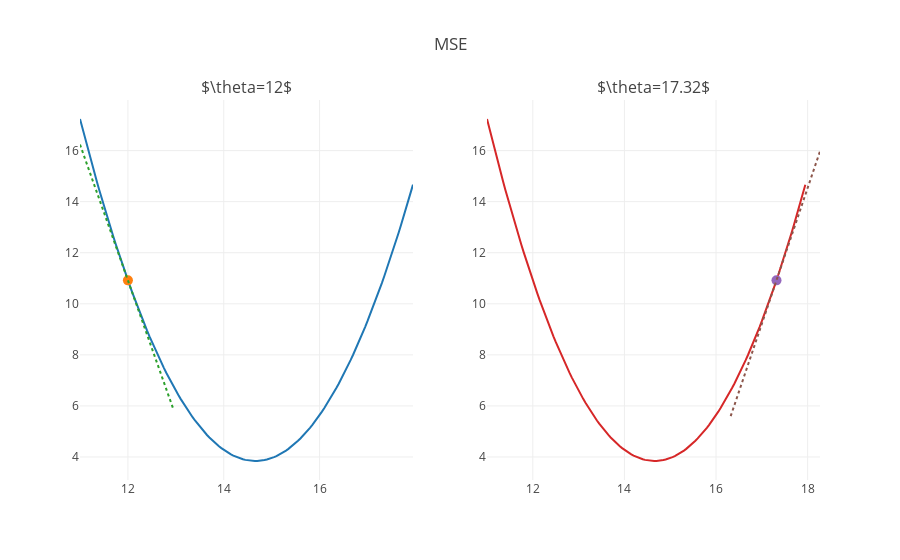

Notebook code for this chart:
### Markdown cell above
When $\theta = 12$, we want to choose a new $\theta$ to decrease the loss, so we look at the slope of the loss function, and the slope is negative, which means that increasing $\theta$ will decrease the loss. At next we choose a new $\theta = 16$ on the other hand, and the slope of the loss function is positive, which means that decreasing the $\theta$ will decrease the loss. 

The slope of the loss function tells us how to move $\theta$ to decrease the loss. When the slope is negative, we should increase the $\theta$ while on the other hand we should decrease it. Mathematically, we write:

$$\theta^{(t+1)} = \theta^{(t)} - \frac{\partial}{\partial \theta} L(\theta^{(t)}, \textbf{y})$$

Where $ \theta^{(t)} $ is the current estimate and $ \theta^{(t+1)} $ is the next estimate, $L$ means the loss function and in our example is mean squared loss.

When $ \theta^{(t)} = 12$, we can compute $ \frac{\partial}{\partial \theta} L(\theta^{(t)}, \textbf{y}) = -5.32 $. Thus, $ \theta^{(t+1)} = 12 - (-5.32) = 17.32 $:

### Code cell
fig = tools.make_subplots(rows=1, cols=2, 
                          subplot_titles=(r'$\theta=12$',r'$\theta=17.32$'))
for i in plot_loss(ys, [11,18], 12, mse):
    fig.append_trace(i, 1, 1)
for i in plot_loss(ys, [11,18], 17.32, mse):
    fig.append_trace(i, 1, 2)
    
fig['layout'].update(showlegend=False, title='MSE')

py.iplot(fig)

### Figure 1 — Plotly figure (JSON) as saved in the notebook; plotly's stock layout.template omitted (floating-point values rounded to 4 significant figures; data arrays with more than 128 entries replaced by an {"elided": "..."} marker saying what was removed)
{"data": [{"name": "MSE", "type": "scatter", "uid": "a597380b-bbd8-48fc-a46c-ca42dba186ae", "x": {"elided": "140 float values"}, "xaxis": "x", "y": {"elided": "140 float values"}, "yaxis": "y"}, {"marker": {"size": 10}, "mode": "markers", "name": "Current Loss", "type": "scatter", "uid": "620c4d51-57ef-4b04-b53e-a760e5ba3876", "x": [12], "xaxis": "x", "y": [10.92], "yaxis": "y"}, {"line": {"dash": "dot"}, "mode": "lines", "name": "Tangent Line", "type": "scatter", "uid": "190f7578-b413-4b51-b424-06e5ed0331aa", "x": [11, 11.05, 11.1, 11.15, 11.2, 11.25, 11.3, 11.35, 11.4, 11.45, 11.5, 11.55, 11.6, 11.65, 11.7, 11.75, 11.8, 11.85, 11.9, 11.95, 12.0, 12.05, 12.1, 12.15, 12.2, 12.25, 12.3, 12.35, 12.4, 12.45, 12.5, 12.55, 12.6, 12.65, 12.7, 12.75, 12.8, 12.85, 12.9, 12.95], "xaxis": "x", "y": [16.24, 15.97, 15.71, 15.44, 15.17, 14.91, 14.64, 14.38, 14.11, 13.84, 13.58, 13.31, 13.05, 12.78, 12.51, 12.25, 11.98, 11.72, 11.45, 11.18, 10.92, 10.65, 10.39, 10.12, 9.854, 9.588, 9.322, 9.056, 8.79, 8.524, 8.258, 7.992, 7.726, 7.46, 7.194, 6.928, 6.662, 6.396, 6.13, 5.864], "yaxis": "y"}, {"name": "MSE", "type": "scatter", "uid": "86e00ad2-fef8-4d33-870a-4bba3a9e59a9", "x": {"elided": "140 float values"}, "xaxis": "x2", "y": {"elided": "140 float values"}, "yaxis": "y2"}, {"marker": {"size": 10}, "mode": "markers", "name": "Current Loss", "type": "scatter", "uid": "fe7ee65c-b3e7-44e7-8839-1ae89c6bd9a6", "x": [17.32], "xaxis": "x2", "y": [10.92], "yaxis": "y2"}, {"line": {"dash": "dot"}, "mode": "lines", "name": "Tangent Line", "type": "scatter", "uid": "26313534-59b2-4ade-bf48-dfc8786639d4", "x": [16.32, 16.37, 16.42, 16.47, 16.52, 16.57, 16.62, 16.67, 16.72, 16.77, 16.82, 16.87, 16.92, 16.97, 17.02, 17.07, 17.12, 17.17, 17.22, 17.27, 17.32, 17.37, 17.42, 17.47, 17.52, 17.57, 17.62, 17.67, 17.72, 17.77, 17.82, 17.87, 17.92, 17.97, 18.02, 18.07, 18.12, 18.17, 18.22, 18.27], "xaxis": "x2", "y": [5.598, 5.864, 6.13, 6.396, 6.662, 6.928, 7.194, 7.46, 7.726, 7.992, 8.258, 8.524, 8.79, 9.056, 9.322, 9.588, 9.854, 10.12, 10.39, 10.65, 10.92, 11.18, 11.45, 11.72, 11.98, 12.25, 12.51, 12.78, 13.05, 13.31, 13.58, 13.84, 14.11, 14.38, 14.64, 14.91, 15.17, 15.44, 15.71, 15.97], "yaxis": "y2"}], "layout": {"annotations": [{"font": {"size": 16}, "showarrow": false, "text": "$\\theta=12$", "x": 0.225, "xanchor": "center", "xref": "paper", "y": 1, "yanchor": "bottom", "yref": "paper"}, {"font": {"size": 16}, "showarrow": false, "text": "$\\theta=17.32$", "x": 0.775, "xanchor": "center", "xref": "paper", "y": 1, "yanchor": "bottom", "yref": "paper"}], "showlegend": false, "title": {"text": "MSE"}, "xaxis": {"anchor": "y", "domain": [0, 0.45]}, "xaxis2": {"anchor": "y2", "domain": [0.55, 1]}, "yaxis": {"anchor": "x", "domain": [0, 1]}, "yaxis2": {"anchor": "x2", "domain": [0, 1]}}}
